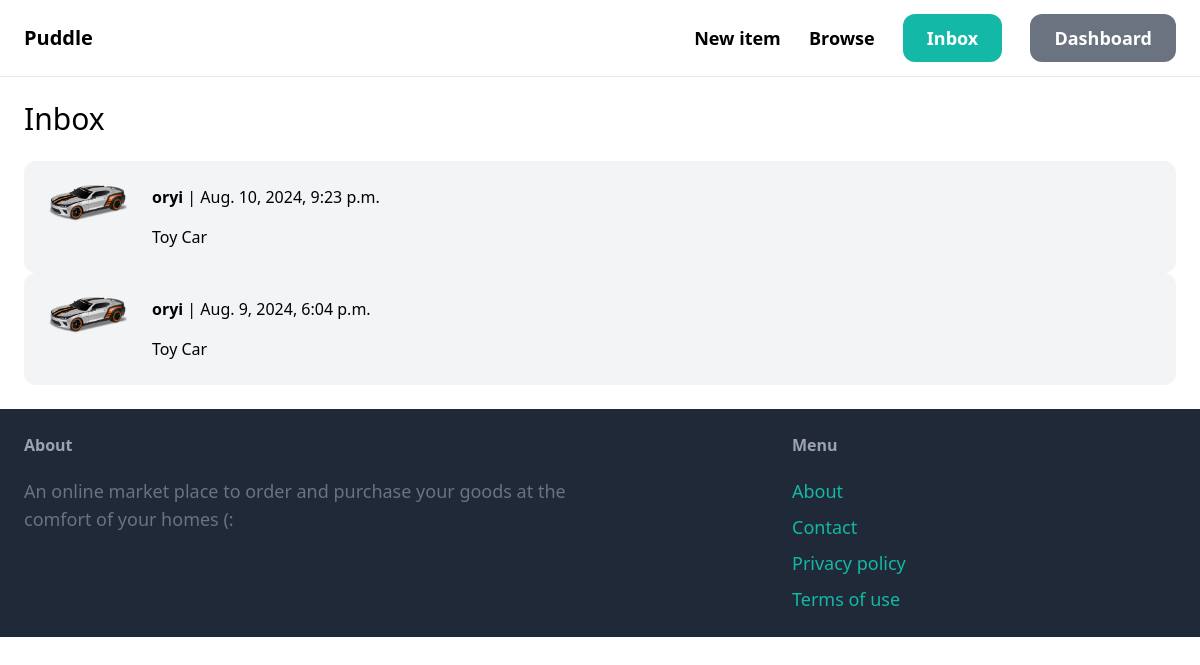
The page /inbox/ (signed in) on the database its author committed.
### conversation/models.py (models this page shows)
class Conversation(models.Model):
   item = models.ForeignKey(Item, related_name = 'conversations', on_delete = models.CASCADE)
   members = models.ManyToManyField(User, related_name='conversations')
   created_at = models.DateTimeField(auto_now_add = True)
   modified_at = models.DateTimeField(auto_now = True)
   class Meta:
     ordering = ('-modified_at',)

### item/models.py (models this page shows, shortened)
class Item(models.Model):
        category = models.ForeignKey(Category, related_name='items', on_delete=models.CASCADE)
        name = models.CharField(max_length = 255)
        description = models.TextField(blank = True, null =True)
        price = models.FloatField()
        image = models.ImageField(upload_to='items_images', blank=True, null=True)
        is_sold = models.BooleanField(default = False)
        created_by = models.ForeignKey(User, related_name = 'items', on_delete = models.CASCADE)
        created_at = models.DateTimeField(auto_now_add=True)

### conversation/views.py (the view)
# urls.py: path('', views.inbox, name = 'inbox'),
@login_required
def inbox(request):
    conversations = Conversation.objects.filter(members__in= [request.user.id])
    return render(request, 'conversation/inbox.html', {
        'conversations':conversations
    })

### conversation/templates/conversation/inbox.html
{% extends 'core/base.html' %} {% block content %}
<h1 class="mb-6 text-3xl">Inbox</h1>
<div class="space-y-6">
  {% for conversation in conversations %}
  <a href="{% url 'conversation:detail' conversation.id %}">
    <div class="p-6 flex bg-gray-100 rounded-xl">
      <div class="pr-6">
        <img src="{{conversation.item.image.url}}" class="w-20 rounded-xl" />
      </div>
      <div>
        {%for member in conversation.members.all%}{%if member != request.user %}
        <p class="mb-4">
          <strong>{{member.username}}</strong> | {{conversation.modified_at}}
        </p>
        <p>{{conversation.item.name}}</p>
        {% endif %}{% endfor %}
      </div>
    </div>
  </a>
  {% endfor %}
</div>
{% endblock %} {% block title %} Inbox{% endblock %}

### rows shown on the page
Conversation: item.image (picture), modified_at "Aug. 10, 2024, 9:23 p.m.", item.name "Toy Car"
Conversation: item.image (picture), modified_at "Aug. 9, 2024, 6:04 p.m.", item.name "Toy Car"

### other values the page prints
{{ member.username }} "oryi"
